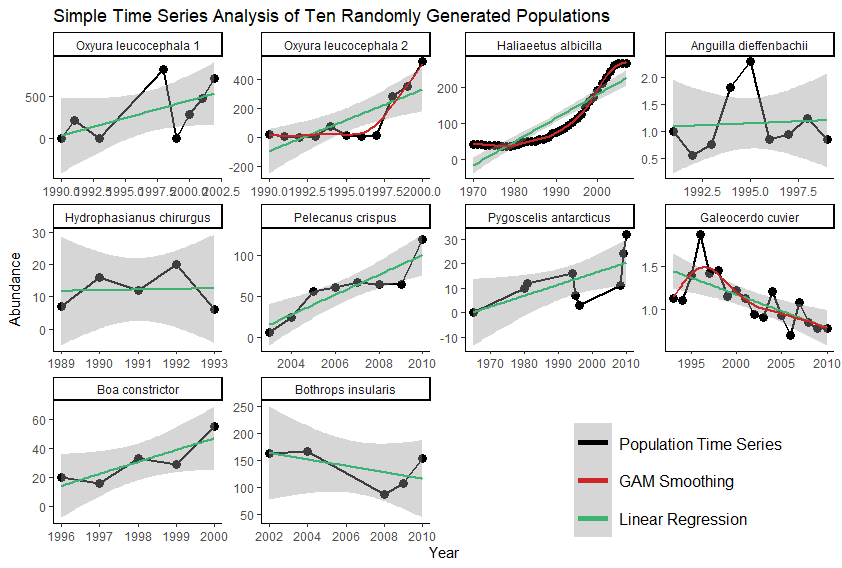

This figure's R source:
lm(list=ls())

install.packages("scales")
install.packages("readxl")
install.packages("tidyquant")
install.packages("timetk")
install.packages("digest")

library(digest)
library(tidyquant)
library(timetk)
library(mgcv)
library(stats)
library(readxl)
library(tidyr)
library(ggplot2)
library(dplyr)
library(scales)

setwd("C:/PhD")

LPI <- read_excel("C:/PhD/LPI_Data/LPI.xlsx")

#replace NULL values with NA
LPI = as.matrix(LPI)
LPI[LPI=="NULL"] <- NA
LPI = as.data.frame(LPI)

#count years with abundance data present
LPI$Length_Time_Series <-apply(LPI[,c(65:133)],1,function(x) length(which(!is.na(x))))

#create new 'Threats' column with count of threats for each population
LPI$Threats <-apply(LPI[,c(145:147)],1,function(x) length(which(!is.na(x))))

#create subset of LPI with >2 threats and >4 years
Viable_Wide <- subset(LPI, LPI$Length_Time_Series > 4 & LPI$Threats > 1)

#wide -> long format
Viable <- gather(Viable_Wide, Year, Pop, 65:133)

#get R to select 10 random ID numbers from 'Viable' dataframe
sample (Viable$ID, c(1:77901), size=10, replace =F)

#subset those random ID number in to data frame
ten <- Viable[Viable$ID %in% sample (Viable$ID, c(1:77901), size=10, replace =F),]

#convert character data to numeric
ten$Pop <- as.numeric(ten$Pop)
ten$Year <- as.numeric(ten$Year)

#plot with linear regression, standard error and GAM
#legend symbols must be within aes to show on plot
ggplot(data=subset(ten, !is.na(ten$Pop)), aes(x = Year, y = Pop)) +
  geom_line(aes(colour="black"), size = 1)+
  geom_point(aes(colour='black'), size = 3) +
  geom_smooth(method = "lm", se = TRUE, size = 1, aes(colour="mediumseagreen")) +
  stat_smooth(method = "gam", se = FALSE, aes(colour="firebrick3"), formula = y ~ s(x)) +
  scale_color_identity(labels = c("Population Time Series", "GAM Smoothing", "Linear Regression"),
                       guide = "legend")+
  theme_classic() +
  theme(legend.text = element_text(size=12),legend.key.size = unit(1, "cm"),
        legend.title = element_blank(), legend.position = c(0.8, 0.1)) +
  ggtitle("Simple Time Series Analysis of Ten Randomly Generated Populations") +
  ylab("Abundance") +
  guides(color = guide_legend(override.aes = list(shape = NA, size = 2))) +
  facet_wrap(. ~ Binomial, scales = "free", ncol=2)

#Computation failed in `stat_smooth()`:
#A term has fewer unique covariate combinations than specified maximum degrees of freedom
